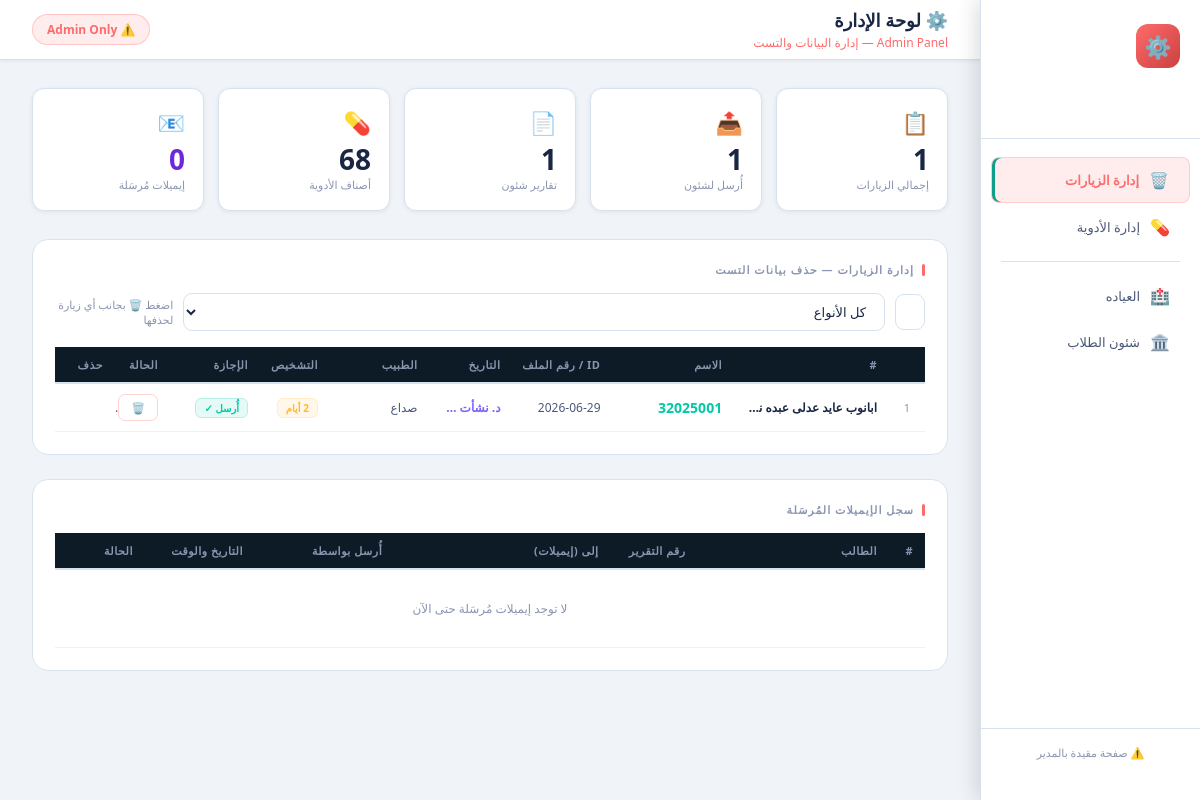
Screenshot of /admin (signed in) with the database file from the repository.
### tables this page shows
CREATE TABLE visits (
        id                   INTEGER PRIMARY KEY AUTOINCREMENT,
        person_type          TEXT NOT NULL,
        person_id            TEXT NOT NULL,
        person_name          TEXT NOT NULL,
        department           TEXT,
        visit_date           TEXT NOT NULL,
        diagnosis            TEXT,
        treatment_type       TEXT,
        medicines            TEXT,
        prescription         TEXT,
        leave_days           INTEGER DEFAULT 0,
        leave_from           TEXT,
        leave_to             TEXT,
        is_chronic           INTEGER DEFAULT 0,
        report_reason        TEXT,
        notes                TEXT,
        certificate_name     TEXT,
        submitted_to_affairs INTEGER DEFAULT 0,
        doctor_name          TEXT,
        created_at           TEXT DEFAULT CURRENT_TIMESTAMP
    );

### app.py (the view)
@app.route('/admin')
def admin_home():
    if 'user' not in session:
        return redirect(url_for('login_page'))
    if session.get('role') != 'admin':
        if session.get('role') == 'affairs':
            return redirect(url_for('affairs_home'))
        return redirect(url_for('doctor_search'))
    conn = get_db()
    visits = conn.execute(
        "SELECT * FROM visits ORDER BY created_at DESC"
    ).fetchall()
    email_logs = conn.execute(
        "SELECT * FROM email_log ORDER BY sent_at DESC LIMIT 100"
    ).fetchall()
    stats = {
        'total_visits':   conn.execute("SELECT COUNT(*) FROM visits").fetchone()[0],
        'submitted':      conn.execute("SELECT COUNT(*) FROM visits WHERE submitted_to_affairs=1").fetchone()[0],
        'affairs_reports':conn.execute("SELECT COUNT(*) FROM affairs_reports").fetchone()[0],
        'medicines':      conn.execute("SELECT COUNT(*) FROM medicines").fetchone()[0],
        'emails_sent':    conn.execute("SELECT COUNT(*) FROM email_log WHERE status='success'").fetchone()[0],
    }
    conn.close()
    return render_template('admin.html', visits=visits, stats=stats, email_logs=email_logs)

### app.py (called while the page is built)
def get_db():
    conn = sqlite3.connect(DB_PATH)
    conn.row_factory = sqlite3.Row
    return conn

### templates/admin.html (shortened to what this page needs)
<!DOCTYPE html>
<html dir="rtl" lang="ar">
<head>
<link rel="stylesheet" href="/static/theme.css">
</head>
<body>
<div class="sidebar">
  <div class="logo">
    <div class="logo-icon">⚙️</div>
    <div class="logo-text">لوحة الإدارة</div>
    <div class="logo-sub">Admin Panel</div>
  </div>
  <nav class="nav">
    <a href="/admin" class="nav-item active"><span class="nav-icon">🗑️</span><span class="nav-label">إدارة الزيارات</span></a>
    <a href="/admin/medicines" class="nav-item"><span class="nav-icon">💊</span><span class="nav-label">إدارة الأدوية</span></a>
    <div style="height:1px;background:var(--border);margin:12px 20px;"></div>
    <a href="/doctor" class="nav-item"><span class="nav-icon">🏥</span><span class="nav-label">العياده</span></a>
    <a href="/affairs" class="nav-item"><span class="nav-icon">🏛️</span><span class="nav-label">شئون الطلاب</span></a>
  </nav>
  <div class="sidebar-footer">
    <div style="font-size:11px;color:var(--text-muted);text-align:center;">⚠️ صفحة مقيدة بالمدير</div>
  </div>
</div>
<div class="main">
  <div class="topbar">
    <div>
      <div class="topbar-title">⚙️ لوحة الإدارة</div>
      <div class="topbar-sub">Admin Panel — إدارة البيانات والتست</div>
    </div>
    <div class="warn-chip">⚠️ Admin Only</div>
  </div>
  <div class="content">
    <div class="stats-row">
      <div class="stat-card">
        <div class="stat-icon">📋</div>
        <div class="stat-num" id="s-visits">{{ stats.total_visits }}</div>
        <div class="stat-label">إجمالي الزيارات</div>
      </div>
      <div class="stat-card">
        <div class="stat-icon">📤</div>
        <div class="stat-num" id="s-submitted">{{ stats.submitted }}</div>
        <div class="stat-label">أُرسل لشئون</div>
      </div>
      <div class="stat-card">
        <div class="stat-icon">📄</div>
        <div class="stat-num" id="s-reports">{{ stats.affairs_reports }}</div>
        <div class="stat-label">تقارير شئون</div>
      </div>
      <div class="stat-card">
        <div class="stat-icon">💊</div>
        <div class="stat-num">{{ stats.medicines }}</div>
        <div class="stat-label">أصناف الأدوية</div>
      </div>
      <div class="stat-card">
        <div class="stat-icon">📧</div>
        <div class="stat-num" style="color:#6D28D9;">{{ stats.emails_sent }}</div>
        <div class="stat-label">إيميلات مُرسَلة</div>
      </div>
    </div>
    <div class="table-card">
      <div class="section-title">إدارة الزيارات — حذف بيانات التست</div>
      <div class="table-toolbar">
        <input class="field" id="search-visits" placeholder="🔍 بحث بالاسم أو الـ ID..." oninput="filterVisits()" style="flex:1;max-width:280px;">
        <select class="field" id="filter-type" onchange="filterVisits()">
          <option value="">كل الأنواع</option>
        </select>
        <span style="font-size:11px;color:var(--text-muted);">اضغط 🗑️ بجانب أي زيارة لحذفها</span>
      </div>
      <table id="visits-table">
        <colgroup>
          <col><col><col><col><col><col><col><col><col>
        </colgroup>
        <thead>
          <tr>
            <th width="30"></th>
            <th style="width:36px;">#</th>
            <th style="width:22%;">الاسم</th>
            <th style="width:10%;">ID / رقم الملف</th>
            <th style="width:110px;">التاريخ</th>
            <th style="width:16%;">الطبيب</th>
            <th style="width:18%;">التشخيص</th>
            <th style="width:80px;">الإجازة</th>
            <th style="width:90px;">الحالة</th>
            <th style="width:60px;">حذف</th>
          </tr>
        </thead>
        <tbody id="visits-tbody">
          {% for v in visits %}
          <tr id="row-{{ v.id }}" data-name="{{ v.person_name }}" data-id="{{ v.person_id }}" data-type="{{ v.person_type }}">
            <td style="width:36px;color:var(--text-muted);font-size:11px;text-align:center;">{{ v.id }}</td>
            <td class="td-name" style="width:22%;max-width:0;">{{ v.person_name }}</td>
            <td class="td-id" style="width:10%;max-width:0;">{{ v.person_id }}</td>
            <td class="td-date" style="width:100px;">{{ v.visit_date }}</td>
            <td style="width:16%;max-width:0;font-size:12px;color:#7B61FF;font-weight:600;overflow:hidden;text-overflow:ellipsis;white-space:nowrap;">{{ v.doctor_name or '—' }}</td>
            <td class="td-diag" style="width:18%;max-width:0;" title="{{ v.diagnosis }}">{{ v.diagnosis or '—' }}</td>
            <td>
              {% if v.leave_days and v.leave_days > 0 %}
                <span class="tag t-amber">{{ v.leave_days }} أيام</span>
              {% else %}
                <span class="tag t-gray">بدون</span>
              {% endif %}
            </td>
            <td>
              {% if v.submitted_to_affairs %}
                <span class="tag t-teal">أُرسل ✓</span>
              {% else %}
                <span class="tag t-gray">محلي</span>
              {% endif %}
            </td>
            <td>
              <button class="del-btn" onclick="showDeleteOne({{ v.id }}, '{{ v.person_name }}')">🗑️</button>
            </td>
          </tr>
          {% else %}
          <tr><td colspan="9" style="text-align:center;padding:30px;color:var(--text-muted);">لا توجد زيارات</td></tr>
          {% endfor %}
        </tbody>
      </table>
    </div>
    <div class="table-card">
      <div class="section-title">سجل الإيميلات المُرسَلة</div>
      <table>
        <thead>
          <tr>
            <th style="width:36px;">#</th>
            <th style="width:22%;">الطالب</th>
            <th style="width:10%;">رقم التقرير</th>
            <th>إلى (إيميلات)</th>
            <th style="width:16%;">أُرسل بواسطة</th>
            <th style="width:110px;">التاريخ والوقت</th>
            <th style="width:90px;">الحالة</th>
          </tr>
        </thead>
        <tbody>
          {% for log in email_logs %}
          <tr>
            <td style="color:var(--text-muted);font-size:11px;">{{ log.id }}</td>
            <td class="td-name">{{ log.person_name }} <span style="color:var(--text-muted);font-size:10px;">({{ log.person_id }})</span></td>
            <td style="color:#1B3A6B;font-weight:700;font-size:12px;">{{ log.report_number }}</td>
            <td style="font-size:11px;color:var(--text-secondary);">
              {% set emails = log.to_emails | fromjson %}
              {{ emails | join('، ') }}
            </td>
            <td style="font-size:12px;color:#6D28D9;font-weight:600;">{{ log.sent_by }}</td>
            <td class="td-date">{{ log.sent_at[:16].replace('T',' ') if log.sent_at else '—' }}</td>
            <td>
              {% if log.status == 'success' %}
                <span class="tag t-teal">✅ تم</span>
              {% else %}
                <span class="tag t-red" title="{{ log.error_message }}">❌ فشل</span>
              {% endif %}
            </td>
          </tr>
          {% else %}
          <tr><td colspan="7" style="text-align:center;padding:30px;color:var(--text-muted);">لا توجد إيميلات مُرسَلة حتى الآن</td></tr>
          {% endfor %}
        </tbody>
      </table>
    </div>
  </div>
</div>
</body>
</html>

### static/theme.css (style rules this page uses)
:root { --bg-page: #F0F4F8; --bg-card: #FFFFFF; --bg-sidebar: #1B3A6B; --bg-sidebar2: #152E57; --bg-topbar: #FFFFFF; --bg-input: #F7F9FC; --bg-hover: #EBF1FA; --bg-active: rgba(255,255,255,.15); --text-primary: #1A2744; --text-secondary:#4A5878; --text-muted: #8A95B0; --text-white: #FFFFFF; --text-sidebar: rgba(255,255,255,.85); --teal: #0F9E88; --teal-light: #E6F7F5; --teal-dark: #0A7A6A; --blue: #1B3A6B; --blue-light: #EBF1FA; --amber: #D97706; --amber-light: #FEF3C7; --red: #DC2626; --red-light: #FEE2E2; --purple: #6D28D9; --purple-light: #EDE9FE; --green: #059669; --green-light: #D1FAE5; --border: #D8E2EF; --border-dark: #C0CDE0; --shadow-sm: 0 1px 4px rgba(26,39,68,.08); --shadow-md: 0 4px 16px rgba(26,39,68,.12); --shadow-lg: 0 8px 32px rgba(26,39,68,.15); --radius: 12px; --radius-sm: 8px; }
* { margin:0; padding:0; box-sizing:border-box; }
body { font-family: 'Tajawal', 'Segoe UI', Tahoma, Arial, sans-serif; background: var(--bg-page); color: var(--text-primary); font-size: 15px; direction: rtl; }
.sidebar { width: 230px; background: var(--bg-sidebar); display: flex; flex-direction: column; padding: 0; flex-shrink: 0; position: fixed; right: 0; top: 0; bottom: 0; z-index: 10; box-shadow: -3px 0 20px rgba(0,0,0,.15); }
.nav-item { display: flex; align-items: center; gap: 11px; padding: 11px 14px; border-radius: 9px; text-decoration: none; color: var(--text-sidebar); font-size: 14px; font-weight: 500; transition: all .18s; margin-bottom: 3px; cursor: pointer; }
.nav-item.active { background: rgba(255,255,255,.15); color: #fff; font-weight: 700; box-shadow: inset 3px 0 0 var(--teal); }
.nav-icon { font-size: 17px; width: 22px; text-align: center; }
.sidebar-footer { padding: 14px 16px; border-top: 1px solid rgba(255,255,255,.12); }
.main { flex: 1; margin-right: 230px; display: flex; flex-direction: column; min-height: 100vh; }
.topbar { background: var(--bg-topbar); border-bottom: 1.5px solid var(--border); padding: 0 30px; height: 64px; display: flex; align-items: center; justify-content: space-between; flex-shrink: 0; position: sticky; top: 0; z-index: 5; box-shadow: var(--shadow-sm); }
.topbar-title { font-size: 20px; font-weight: 800; color: var(--text-primary); }
.topbar-sub { font-size: 12px; color: var(--text-muted); margin-top: 2px; }
.content { flex: 1; padding: 26px 30px; }
.section-title { font-size: 12px; font-weight: 800; color: var(--text-secondary); letter-spacing: .8px; text-transform: uppercase; margin-bottom: 16px; display: flex; align-items: center; gap: 8px; }
.section-title::before { content: ''; width: 3px; height: 14px; background: var(--teal); border-radius: 2px; }
.stat-card { background: var(--bg-card); border: 1.5px solid var(--border); border-radius: var(--radius); padding: 20px; box-shadow: var(--shadow-sm); }
.stat-icon { font-size: 26px; margin-bottom: 10px; }
.stat-num { font-size: 32px; font-weight: 900; color: var(--text-primary); line-height: 1; }
.stat-label { font-size: 13px; color: var(--text-muted); margin-top: 5px; font-weight: 500; }
.field { background: var(--bg-input); border: 1.5px solid var(--border); border-radius: 9px; padding: 11px 14px; font-size: 14px; color: var(--text-primary); font-family: inherit; outline: none; width: 100%; transition: border-color .2s, box-shadow .2s; }
.tag { font-size: 11px; padding: 3px 10px; border-radius: 6px; font-weight: 700; }
.t-teal { background: var(--teal-light); color: var(--teal-dark); }
.t-amber { background: var(--amber-light); color: var(--amber); }

### rows the page displays
visits: id "1", person_id "32025001", visit_date "2026-06-29", diagnosis "صداع", leave_days "2", submitted_to_affairs "أُرسل ✓"

### other values shown
{{ stats.total_visits }} "1"
{{ stats.submitted }} "1"
{{ stats.affairs_reports }} "1"
{{ stats.medicines }} "68"
{{ stats.emails_sent }} "0"
